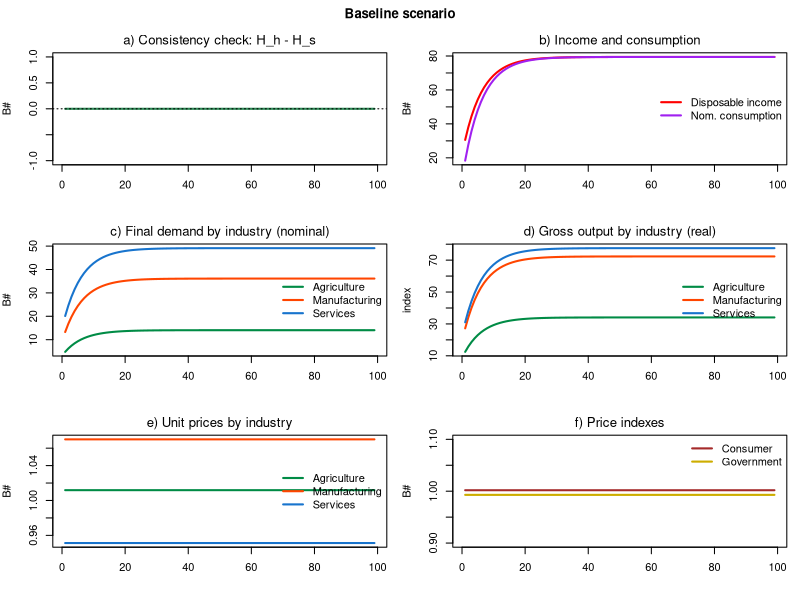
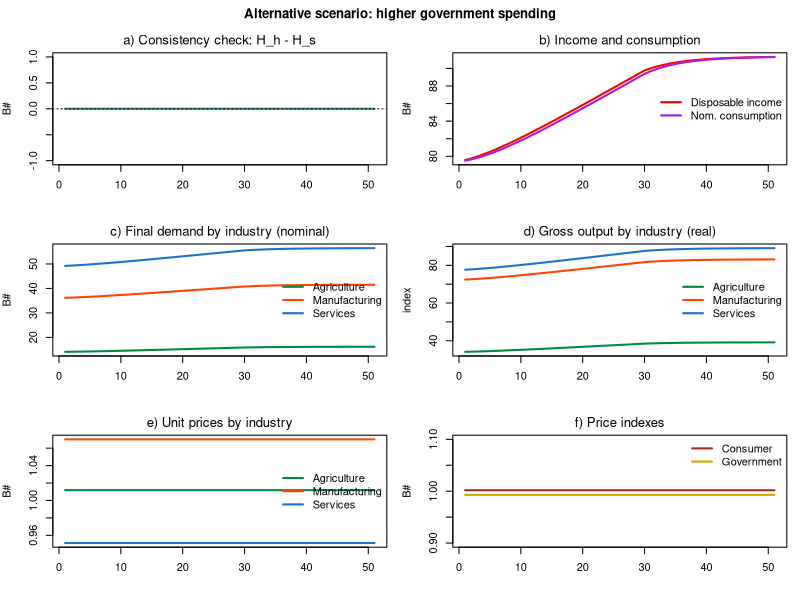

Here is the R script that generated these plots, in order:
# *************************************************************************
#  Model SIM + 3-industry input-output (IO-SIM)
#  Source: Godley & Lavoie ch.3 (SIM), extended with a 3-industry IO core
#  Author: Marco Veronese Passarella
#  Last change: 10/07/2026
# *************************************************************************

# Clear environment
rm(list = ls(all = TRUE))

# Set model parameters ####
nPeriods    <- 100         # Periods
nScenarios  <- 2           # 1 baseline, 2 higher government spending
nIndustries <- 3           # Industries (agriculture, manufacturing, services)
nIter       <- 100         # Iterations to solve the simultaneous equations
alpha1      <- 0.6         # Propensity to consume out of income
alpha2      <- 0.4         # Propensity to consume out of wealth
theta       <- 0.2         # Tax rate on income
wage        <- 0.4         # Uniform wage rate
mu          <- 0.875       # Uniform mark-up
pr          <- c(3.5, 5, 2.2)         # Labour productivity by industry
betaC       <- c(0.15, 0.35, 0.50)    # Household consumption shares by industry
betaG       <- c(0.10, 0.30, 0.60)    # Government spending shares by industry
A <- matrix(c(0.11, 0.12, 0.10,       # Input-output technical coefficients
              0.21, 0.22, 0.20,       #  A[k, l] = units of product k to make
              0.15, 0.18, 0.10),      #  one unit of product l
            nrow = nIndustries, byrow = TRUE)
Leontief <- solve(diag(nIndustries) - A)   # (I - A)^-1, computed once (A is constant)
Gexog       <- 20          # Government spending (real)
shockStart  <- 50          # Period at which government spending starts to rise (scenario 2)
Gmax        <- 23          # Government spending ceiling after the shock (scenario 2)

# Create the financial variables as matrices [scenario, period] ####
Y   <- matrix(0, nScenarios, nPeriods)  # Output / income (nominal GDP)
C   <- matrix(0, nScenarios, nPeriods)  # Consumption (REAL)
YD  <- matrix(0, nScenarios, nPeriods)  # Disposable income
TAX <- matrix(0, nScenarios, nPeriods)  # Taxes
V   <- matrix(0, nScenarios, nPeriods)  # Household wealth (= money in SIM)
H_h <- matrix(0, nScenarios, nPeriods)  # Money held by households
H_s <- matrix(0, nScenarios, nPeriods)  # Money supplied by the government
infl<- matrix(0, nScenarios, nPeriods)  # Inflation-tax term (no money illusion)
p_c <- matrix(1, nScenarios, nPeriods)  # Consumer price index
p_g <- matrix(1, nScenarios, nPeriods)  # Government price index

# Industry-level variables as arrays [scenario, period, industry] ####
x <- array(0, dim = c(nScenarios, nPeriods, nIndustries))  # Gross output by industry (real)
d <- array(0, dim = c(nScenarios, nPeriods, nIndustries))  # Final demand by industry (real)
p <- array(1, dim = c(nScenarios, nPeriods, nIndustries))  # Unit prices by industry

# Exogenous variables ####
G <- matrix(Gexog, nScenarios, nPeriods)   # Government spending (real)

# Loop over scenarios ####
for (j in 1:nScenarios) {
  
  # Time loop
  for (i in 2:nPeriods) {
    
    # Shock: government spending grows toward Gmax from shockStart (scenario 2)
    if (i >= shockStart && j == 2) G[j, i] <- min(G[j, i - 1] + 0.1, Gmax)
    
    # Solve the SIMULTANEOUS equations by iteration
    for (iter in 1:nIter) {
      
      # A) PRICES (cost-plus mark-up over intermediate inputs) ####
      for (z in 1:nIndustries) {
        p[j, i, z] = wage / pr[z] + sum(p[j, i, 1:nIndustries] * A[1:nIndustries, z]) * (1 + mu)  # Unit prices (17)
      }
      p_c[j, i]  = sum(p[j, i, ] * betaC)                                          # consumer price (18)
      p_g[j, i]  = sum(p[j, i, ] * betaG)                                          # government price (19)
      
      # B) INPUT-OUTPUT QUANTITIES ####
      d[j, i, ] = betaC * C[j, i] + betaG * G[j, i]                                # final demand by industry (14)
      x[j, i, ] = Leontief %*% d[j, i, ]                                           # gross output by industry (15)
      Y[j, i]   = sum(p[j, i, ] * d[j, i, ])                                       # nominal GDP = p'd (1.A)
      
      # C) HOUSEHOLDS ####
      YD[j, i]  = Y[j, i] - TAX[j, i]                                              # disposable income
      TAX[j, i] = theta * Y[j, i]                                                  # taxes on income
      V[j, i]   = V[j, i - 1] + (YD[j, i] - p_c[j, i] * C[j, i])                   # wealth accumulation
      C[j, i]   = alpha1 * ((YD[j, i] / p_c[j, i]) - infl[j, i]) +
        alpha2 * V[j, i - 1] / p_c[j, i]                                 # real consumption
      infl[j, i]= ((p_c[j, i] - p_c[j, i - 1]) / p_c[j, i - 1]) * (V[j, i - 1] / p_c[j, i])  # inflation tax
      
      # D) MONEY (the only asset) ####
      H_h[j, i] = V[j, i]                                                          # money held = wealth
      H_s[j, i] = H_s[j, i - 1] + (p_g[j, i] * G[j, i] - TAX[j, i])                # money supply = cumulative deficit
    }
  }
}

# Display the results ####
sfcGap <- max(abs(H_h[, 2:nPeriods] - H_s[, 2:nPeriods]))
cat(" ******************************")
cat("\n Industries =", nIndustries)
cat("\n Scenarios =", nScenarios)
cat("\n Iterations/t =", nIter)
cat("\n Max |H_h - H_s| =", sfcGap)
cat("\n ******************************")
cat("\n Baseline steady-state values: \n Y =", round(Y[1, nPeriods], 2),
    "\n V =", round(V[1, nPeriods], 2),
    "\n H_h =", round(H_h[1, nPeriods], 2),
    "\n p_c =", round(p_c[1, nPeriods], 3))
cat("\n ******************************")

# Plot the results ####
indCol <- c("springgreen4", "orangered", "dodgerblue3")   # industry colours
indLab <- c("Agriculture", "Manufacturing", "Services")
plotScenario <- function(j, ttl, per) {

  # a) Consistency check
  plot(H_h[j, per] - H_s[j, per], type = "l", col = "seagreen", lwd = 2, font.main = 1,
       main = "a) Consistency check: H_h - H_s", xlab = "", ylab = "B#", ylim = range(-1, 1))
  abline(h = 0, lty = 3)
  
  # b) Disposable income and (nominal) consumption
  plot(YD[j, per], type = "l", col = "red", lwd = 2, font.main = 1,
       main = "b) Income and consumption", xlab = "", ylab = "B#",
       ylim = range(C[j, per] * p_c[j, per], YD[j, per]))
  lines(C[j, per] * p_c[j, per], col = "purple", lwd = 2)
  legend("right", c("Disposable income", "Nom. consumption"), col = c("red", "purple"),
         lwd = 2, bty = "n")
  
  # c) Final demand by industry (nominal)
  nd <- p[j, per, ] * d[j, per, ]
  matplot(nd, type = "l", lty = 1, lwd = 2, col = indCol, font.main = 1,
          main = "c) Final demand by industry (nominal)", xlab = "", ylab = "B#")
  legend("right", indLab, col = indCol, lwd = 2, bty = "n")
  
  # d) Gross output by industry (real)
  matplot(x[j, per, ], type = "l", lty = 1, lwd = 2, col = indCol, font.main = 1,
          main = "d) Gross output by industry (real)", xlab = "", ylab = "index")
  legend("right", indLab, col = indCol, lwd = 2, bty = "n")
  
  # e) Unit prices by industry
  matplot(p[j, per, ], type = "l", lty = 1, lwd = 2, col = indCol, font.main = 1,
          main = "e) Unit prices by industry", xlab = "", ylab = "B#")
  legend("right", indLab, col = indCol, lwd = 2, bty = "n")
  
  # f) Price indexes
  plot(p_c[j, per], type = "l", col = "brown", lwd = 2, font.main = 1,
       main = "f) Price indexes", xlab = "", ylab = "B#", ylim = range(0.9, 1.1))
  lines(p_g[j, per], col = "gold3", lwd = 2)
  legend("topright", c("Consumer", "Government"), col = c("brown", "gold3"), lwd = 2, bty = "n")
  title(ttl, outer = TRUE)
}

op = par(mfrow = c(3, 2), mar = c(4, 4, 2, 1), oma = c(0, 0, 2, 0))

plotScenario(1, "Baseline scenario", 2:nPeriods)                  # baseline

plotScenario(2, "Alternative scenario: higher government spending", shockStart:nPeriods)

par(op)
